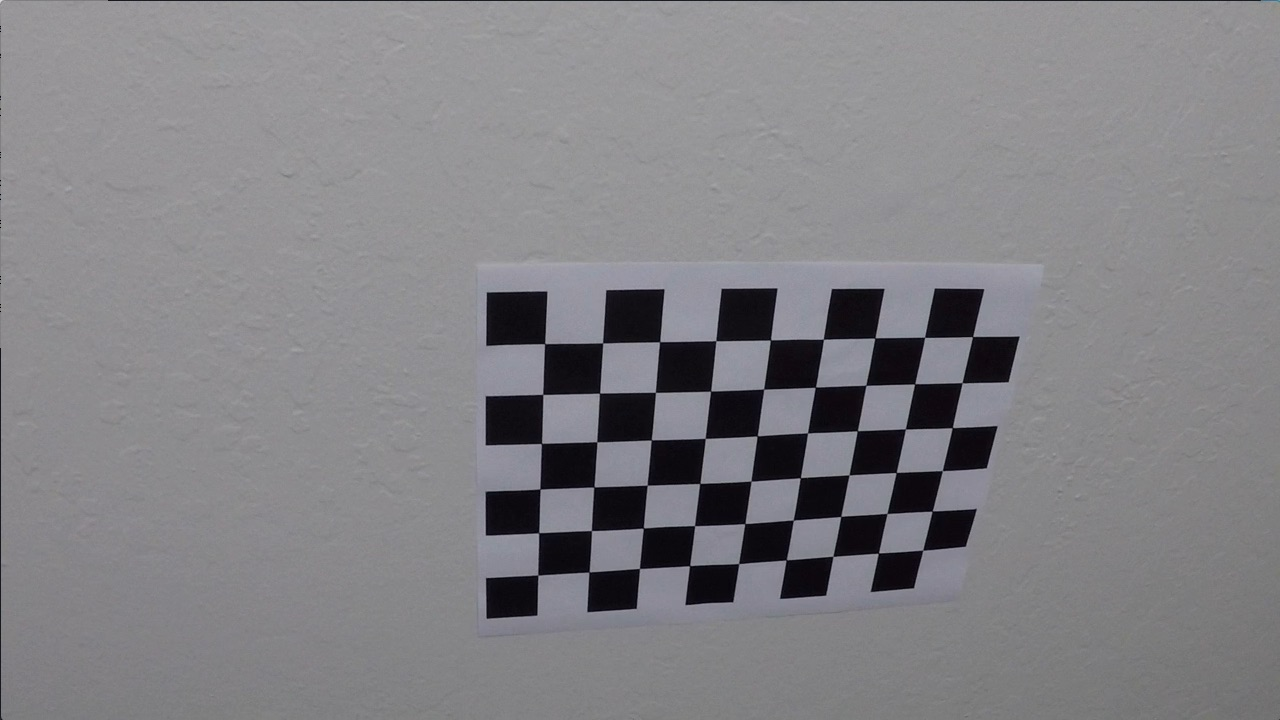
#> input picture camera_cal/calibration10.jpg, 1280 x 720 px; its folder holds only this picture in this run
$ jupyter execute --allow-errors advanced-lane-finding.ipynb   (shell and % lines are left out)   (older library calls are emulated)
#> lines starting #> are read from the running program, lines starting #| are printed output that depends on the picture
[cell 1]
import cv2
import glob
import matplotlib.pyplot as plt
import numpy as np
import random

## Utility Functions
Utility functions to assist to debugging and visualize results

[cell 2]
def to_rgb(img):
    if img.ndim == 3:
        return cv2.cvtColor(img, cv2.COLOR_BGR2RGB)
    else:
        return to_color(img)


def to_bgr(img_rgb):
    return cv2.cvtColor(img_rgb, cv2.COLOR_RGB2BGR)

def plot_images(images, figsize=(12,6), titles=None):
    fig, ax = plt.subplots(1, len(images), figsize=figsize)
    for i in range(len(images)):
        image = images[i]
        if image.ndim == 3:
            ax[i].imshow(image)
        else:
            ax[i].imshow(image, cmap='gray')
        if titles != None and len(titles) > i:
            ax[i].set_title(titles[i])


def draw_line(img, pt1, pt2, color=[255, 0, 0], thickness=2):
    ''' draw a line on an image given two endpoints of the line '''
    cv2.line(img, (pt1[0], pt1[1]), (pt2[0], pt2[1]), color, thickness)

# [31 lines left out: functions draw_trapezoid, to_color, combine_images, not called in this run]

## Calibrate Camera

[cell 3]
class Camera:
    ''' Calibrate camera and undistort pictures taken by the camera'''
    def __init__(self):
        self.mtx = []
        self.dist = []

    def calibrate(self):
        ''' calibrate the camera '''
        nx = 9 # number of inside corners in x
        ny = 6 # number of inside cornders in y

        # determine the object points and image points with chessboard images
        objpoints = []
        imgpoints = []

        objp = np.zeros((nx * ny, 3), np.float32)
        objp[:,:2] = np.mgrid[0:nx, 0:ny].T.reshape(-1,2)

        fnames = glob.glob('./camera_cal/calibration*.jpg')
        for fname in fnames:
            img = cv2.imread(fname)
#> img is the input picture: shape (720, 1280, 3); mean B, G, R 133.1, 129.4, 130.2
            gray = cv2.cvtColor(img, cv2.COLOR_BGR2GRAY)

             # Find the chessboard corners
            ret, corners = cv2.findChessboardCorners(gray, (nx, ny), None)
#> ret = True; corners = 54 rows, first 8: [545.3, 343.1], [602.7, 342.8], [660.1, 341.3], [715.8, 340.7], [770.6, 340], [823.5, 339.2], [874.3, 338.5], [925.1, 337.4]

            # If found, add object points, image points
            if ret == True:
                objpoints.append(objp)
                imgpoints.append(corners)

        image = cv2.imread('camera_cal/calibration1.jpg')
        gray = cv2.cvtColor(image, cv2.COLOR_BGR2GRAY)
        ret, self.mtx, self.dist, rvecs, tvecs = cv2.calibrateCamera(objpoints, imgpoints, gray.shape[::-1], None, None)

    def undistort(self, img):
        return cv2.undistort(img, self.mtx, self.dist, None, self.mtx)

    # [5 lines left out: function example, not called in this run]


camera = Camera()
#> (the rest of this cell did not finish here and is left out)

[cell 4]
# save an example of undistort
img = cv2.imread('test_images/test1.jpg')
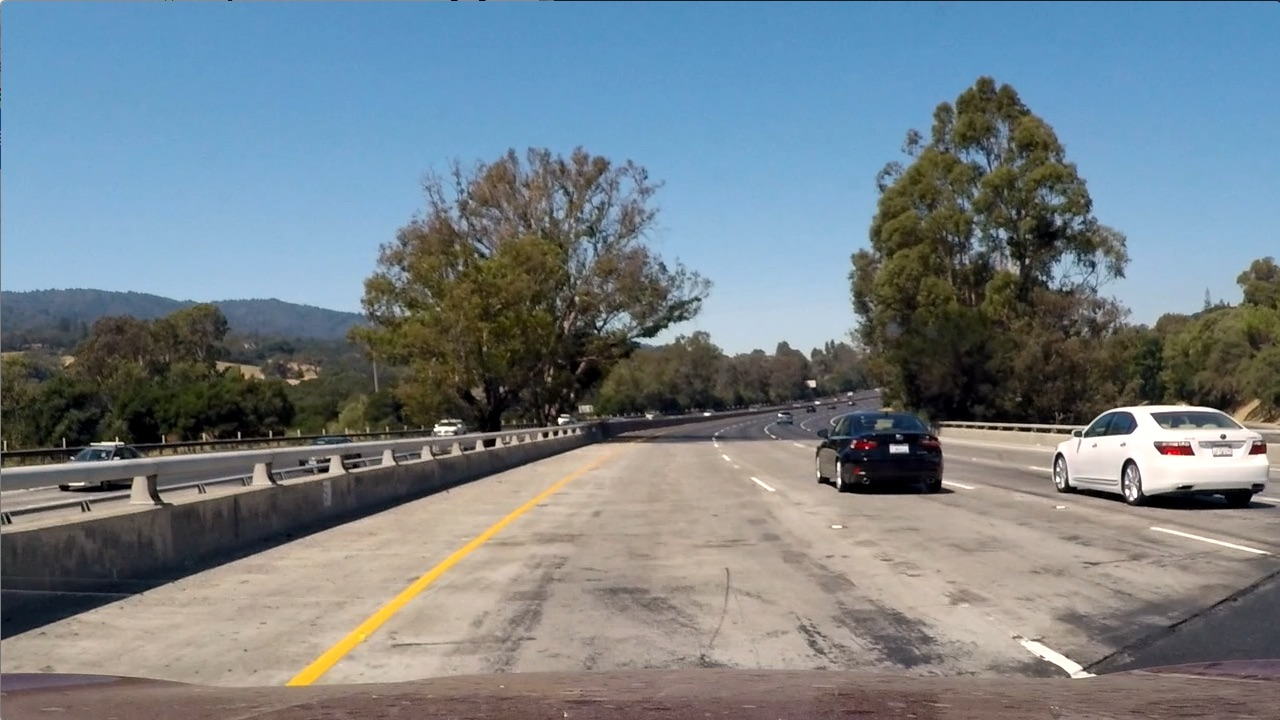
#> input picture test_images/test1.jpg, 1280 x 720 px
#> img is the input picture: shape (720, 1280, 3); mean B, G, R 135.5, 128.7, 117.5
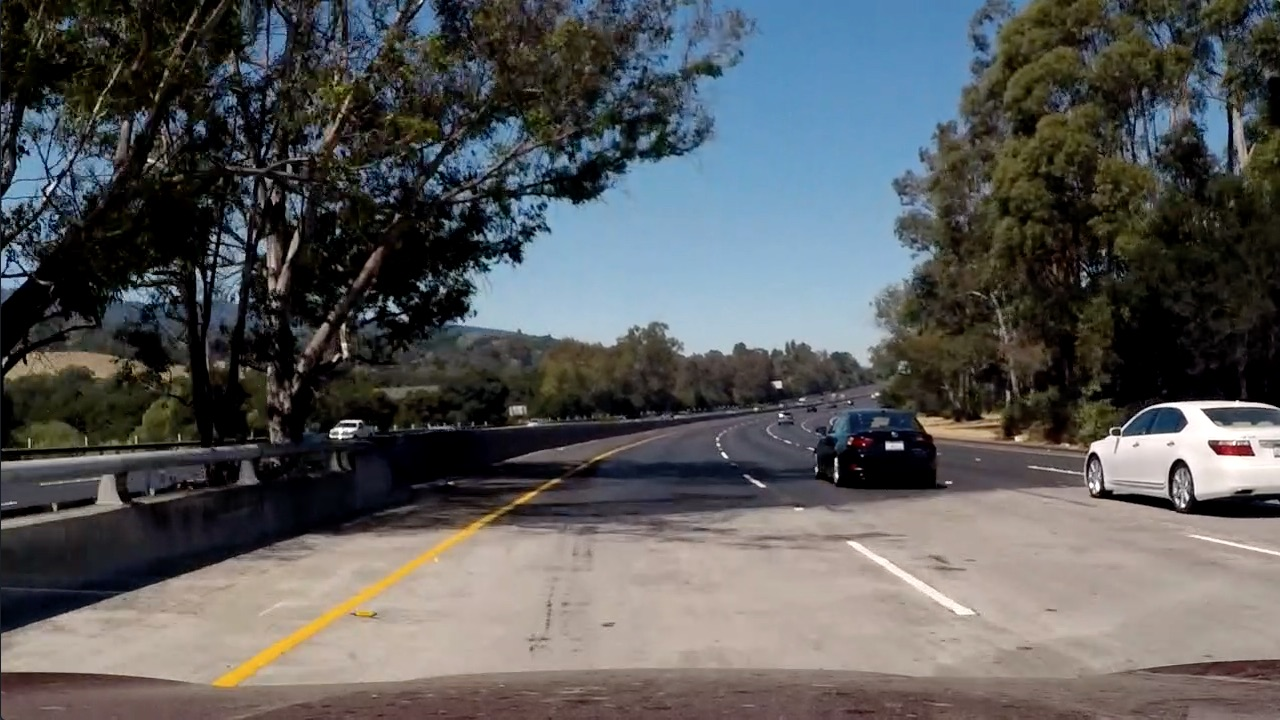
#> input picture test_images/test5.jpg, 1280 x 720 px
#> (the rest of this cell did not finish here and is left out)

## Threshold Transform
Apply different threshold to transform an image

[cell 5]
class ThresholdTransformer:

    def __init__(self, img):
        self.img = img
#> self.img is the input picture: shape (720, 1280, 3); mean B, G, R 89.8, 89.3, 88.5
        self.gray = cv2.cvtColor(self.img, cv2.COLOR_BGR2GRAY)
        self.sobelx_output = np.zeros_like(self.gray)
        self.sobely_output = np.zeros_like(self.gray)
        self.magnitude_output = np.zeros_like(self.gray)
        self.direction_output = np.zeros_like(self.gray)
        self.hls_h_output = np.zeros_like(self.gray)
        self.hls_l_output = np.zeros_like(self.gray)
        self.hls_s_output = np.zeros_like(self.gray)
        self.combined_output = np.zeros_like(self.gray)

    def sobelx(self, min=0, max=255):
        # Apply x gradient with the OpenCV Sobel() function and take the absolute value
#> called with min = 20, max = 100
        abs_sobel = np.absolute(cv2.Sobel(self.gray, cv2.CV_64F, 1, 0))
        # Rescale back to 8 bit integer
        scaled_sobel = np.uint8(255*abs_sobel/np.max(abs_sobel))
        # Create a copy and apply the threshold
        self.sobelx_output = np.zeros_like(scaled_sobel)
        self.sobelx_output[(scaled_sobel >= min) & (scaled_sobel <= max)] = 1
        #return result
        return self.sobelx_output

    def sobely(self, min=0, max=255):
        # Apply y gradient with the OpenCV Sobel() function and take the absolute value
#> called with min = 20, max = 100
        abs_sobel = np.absolute(cv2.Sobel(self.gray, cv2.CV_64F, 0, 1))
        # Rescale back to 8 bit integer
        scaled_sobel = np.uint8(255*abs_sobel/np.max(abs_sobel))
        # Create a copy and apply the threshold
        self.sobely_output = np.zeros_like(scaled_sobel)
        self.sobely_output[(scaled_sobel >= min) & (scaled_sobel <= max)] = 1
        # return result
        return self.sobely_output

    def magnitude(self, kernel=3, min=0, max=255):
        # Take both Sobel x and y gradients
#> called with kernel = 21, min = 20, max = 100
        sobelx = cv2.Sobel(self.gray, cv2.CV_64F, 1, 0, ksize=kernel)
        sobely = cv2.Sobel(self.gray, cv2.CV_64F, 0, 1, ksize=kernel)
        # Calculate the gradient magnitude
        gradmag = np.sqrt(sobelx**2 + sobely**2)
        # Rescale to 8 bit
        scale_factor = np.max(gradmag)/255
#> scale_factor = 8.93e+10
        gradmag = (gradmag/scale_factor).astype(np.uint8)
        # Create a binary image of ones where threshold is met, zeros otherwise
        self.magnitude_output = np.zeros_like(gradmag)
        self.magnitude_output[(gradmag >= min) & (gradmag <= max)] = 1
        # return result
        return self.magnitude_output

    def direction(self, kernel=3, min=0, max=np.pi/2):
        # Calculate the x and y gradients
#> called with kernel = 21, min = 0.7, max = 1.1
        sobelx = cv2.Sobel(self.gray, cv2.CV_64F, 1, 0, ksize=kernel)
        sobely = cv2.Sobel(self.gray, cv2.CV_64F, 0, 1, ksize=kernel)
        # Take the absolute value of the gradient direction,
        # apply a threshold, and create a binary image result
        absgraddir = np.arctan2(np.absolute(sobely), np.absolute(sobelx))
        self.direction_output =  np.zeros_like(absgraddir)
        self.direction_output[(absgraddir >= min) & (absgraddir <= max)] = 1
        #return result
        return self.direction_output

    def hls_h(self, min=0, max=255):
        # Convert to HLS color space
#> called with min = 0, max = 255
        hls = cv2.cvtColor(self.img, cv2.COLOR_BGR2HLS)
#> hls: shape (720, 1280, 3); mean of channels 0, 1, 2 55.5, 89.2, 70.1
        H = hls[:,:,0]
        # Threshold color channel
        self.hls_h_output = np.zeros_like(H)
        # Apply Threshold
        self.hls_h_output[(H >= min) & (H <= max)] = 1
        #return result
        return self.hls_h_output

    def hls_l(self, min=0, max=255):
        # Convert to HLS color space
#> called with min = 30, max = 255
        hls = cv2.cvtColor(self.img, cv2.COLOR_BGR2HLS)
        L = hls[:,:,1]
        # Threshold color channel
        self.hls_l_output = np.zeros_like(L)
        # Apply Threshold
        self.hls_l_output[(L >= min) & (L <= max)] = 1
        #return result
        return self.hls_l_output

    def hls_s(self, min=0, max=255):
        # Convert to HLS color space
#> called with min = 150, max = 255
        hls = cv2.cvtColor(self.img, cv2.COLOR_BGR2HLS)
        S = hls[:,:,2]
        # Threshold color channel
        self.hls_s_output = np.zeros_like(S)
        # Apply Threshold
        self.hls_s_output[(S >= min) & (S <= max)] = 1
        #return result
        return self.hls_s_output

    def render(self):
        self.combined_output = np.zeros_like(self.gray)
        '''
        self.combined_output[(self.hls_h_output==1) | \
                 (self.hls_l_output==1) | \
                 (self.hls_s_output==1) | \
                 ((self.sobelx_output==1) & \
                  (self.sobely_output==1) & \
                  (self.magnitude_output==1) & \
                  (self.direction_output==1))] = 1
        '''
        self.combined_output[((self.hls_h_output==1) & \
                 (self.hls_l_output==1) & \
                 (self.hls_s_output==1)) | \
                 ((self.sobelx_output==1) & \
                  (self.sobely_output==1) & \
                  (self.magnitude_output==1) & \
                  (self.direction_output==1))] = 1
        return self.combined_output

    def render_preconfigured(self):
        self.sobelx(20,100)
        self.sobely(20,100)
        self.magnitude(21,20,100)
        self.direction(21,0.7,1.1)
        self.hls_h(0, 255)
        self.hls_l(30, 255)
        self.hls_s(150,255)
        return self.render()

    def test(self):
        self.render_preconfigured()
        plot_images([self.sobelx_output,
                     self.sobely_output,
                     self.magnitude_output,
                     self.direction_output,
                     self.hls_h_output,
                     self.hls_l_output,
                     self.hls_s_output])
        plot_images([to_rgb(self.img), self.combined_output])
#> the loop in plot_images (call 2), `for i in range(len(images)):` made 2 passes

    # [10 lines left out: function plot_steps, not called in this run]

# test it on an image
ThresholdTransformer(cv2.imread('./test_images/test5.jpg')).test()

[cell 6]
t_transformer = ThresholdTransformer(cv2.imread('./test_images/test1.jpg'))
t_transformer.render_preconfigured()
#> call 2 of magnitude, with kernel = 21, min = 20, max = 100
#> in magnitude (call 2), `gradmag = np.sqrt(sobelx**2 + sobely**2)`:
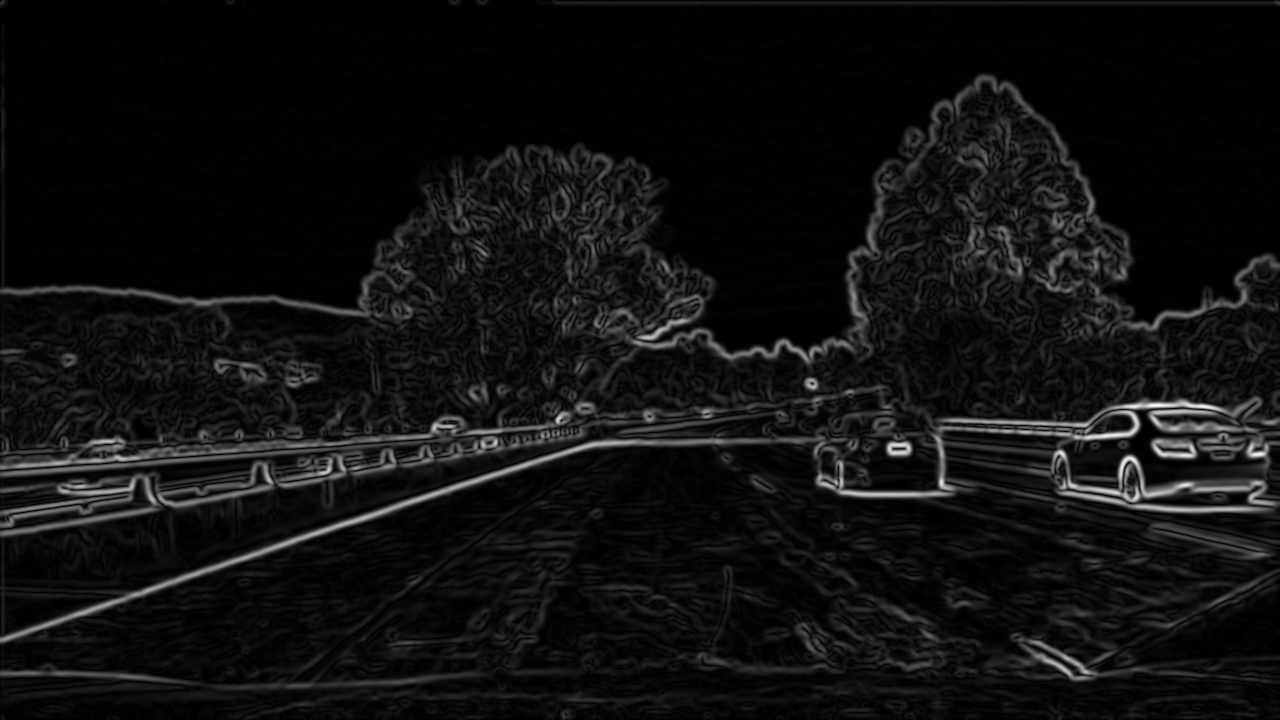
#> gradmag: shape (720, 1280) float64; min 0, max 2.08e+13, mean 1.37e+12; drawn with min black and max white
#> in magnitude (call 2), `scale_factor = np.max(gradmag)/255`: scale_factor = 8.17e+10
#> in hls_h (call 2), `hls = cv2.cvtColor(self.img, cv2.COLOR_BGR2HLS)`: hls: shape (720, 1280, 3); mean of channels 0, 1, 2 60.2, 126.7, 74.4
plt.imsave('output_images/threshold.jpg', t_transformer.combined_output, cmap='gray')
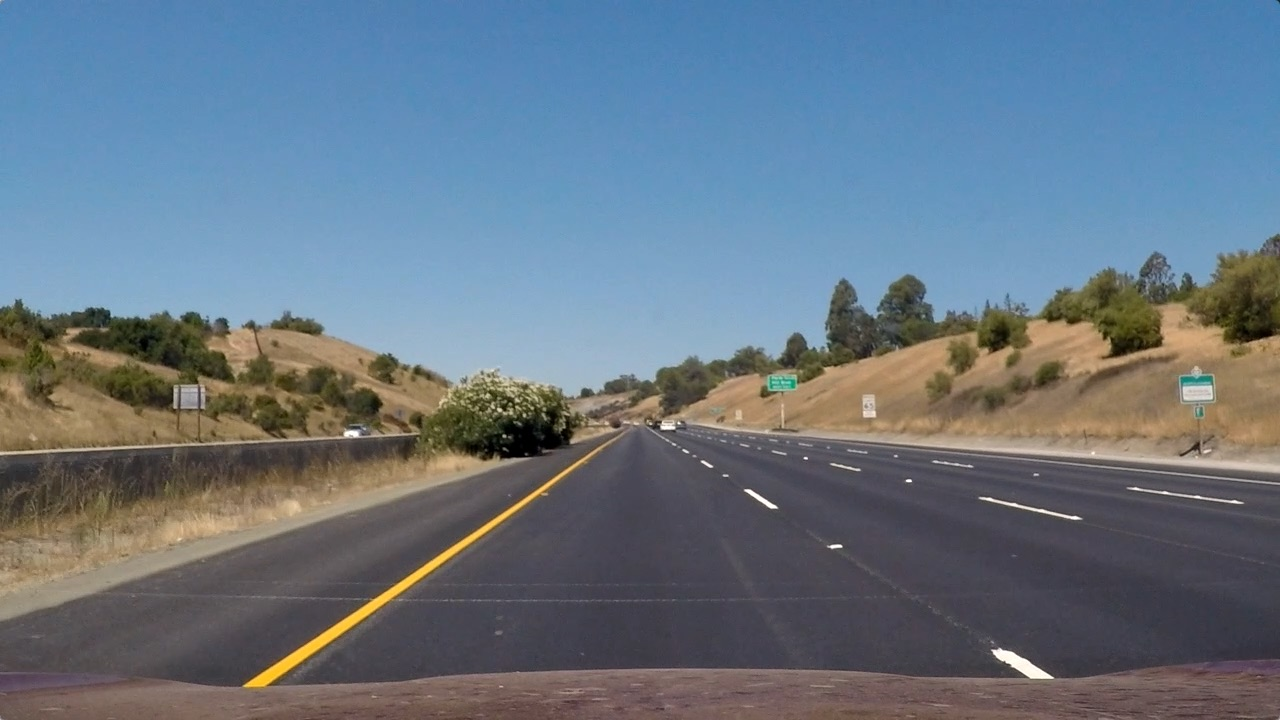
#> input picture test_images/straight_lines1.jpg, 1280 x 720 px
#> the sliders are set to ksize = 16, sobelx_min = 127, sobelx_max = 127, sobely_min = 127, sobely_max = 127, magnitude_min = 127, magnitude_max = 127, direction_min = 0.7853981633974483, direction_max = 0.7853981633974483, hls_h_min = 127, hls_h_max = 127, hls_l_min = 127, hls_l_max = 127, hls_s_min = 127, hls_s_max = 127

## Perspective Transform

[cell 7]
class PerspectiveTransformer:
    SRC = np.float32([(575,460), (705,460), (1130, 720), (200, 720)])
    DST = np.float32([(280, 0),  (1000, 0), (1000, 720), (280, 720)])

    def __init__(self):
        # Compute the perspective transform
        self.M = cv2.getPerspectiveTransform(self.SRC, self.DST)
        #Compute the inverse perspective transform:
        self.Minv = cv2.getPerspectiveTransform(self.DST, self.SRC)

    # [9 lines left out: functions warp, unwarp, not called in this run]

    def birds_eye_view(self, img):
        return self.warp(img)

    def test(self, img, camera):
        img_undistort = camera.undistort(img)
        draw_trapezoid(img, self.SRC)
        draw_trapezoid(img_undistort, self.SRC)
        img_bev = self.birds_eye_view(img_undistort)
        plot_images([to_rgb(img), to_rgb(img_bev)], figsize=(16,16))

#> (the rest of this cell did not finish here and is left out)

## Threshold Transform Parameter Tuning
Use ipython widget to interatively find optimal parameters for threshold transform.

[cell 8]
from IPython.html import widgets
from IPython.html.widgets import interact
from IPython.display import display

img_test = cv2.imread('./test_images/test5.jpg')

def explore(ksize=21,
            sobelx_min=20,
            sobelx_max=100,
            sobely_min=20,
            sobely_max=100,
            magnitude_min=20,
            magnitude_max=100,
            direction_min=0.7,
            direction_max=1.1,
            hls_h_min=0,
            hls_h_max=255,
            hls_l_min=0,
            hls_l_max=255,
            hls_s_min=150,
            hls_s_max=255):
    transformer = ThresholdTransformer(img_test)
    transformer.sobelx(sobelx_min, sobelx_max)
    transformer.sobely(sobely_min, sobelx_max)
    transformer.magnitude(ksize, magnitude_min, magnitude_max)
#> further down, img is the input picture: shape (720, 1280, 3); mean B, G, R 131.2, 117.7, 103.2
    transformer.direction(ksize, direction_min, direction_max)
    transformer.hls_h(hls_h_min, hls_h_max)
    transformer.hls_l(hls_l_min, hls_l_max)
    transformer.hls_s(hls_s_min, hls_s_max)
    transformer.render()
    transformer.plot_steps()
    #plot_images([to_rgb(img_test), transformer.combined_output])

#> (the rest of this cell did not finish here and is left out)

## Run the pipeline on all test images

[cell 9]
###### test pipeline

fnames = glob.glob('./test_images/*.jpg')

#> (the rest of this cell did not finish here and is left out)

## Locate Lane Lines

[cell 10]
class LaneFinder:

    def __init__(self, camera, debug=False):
        self.camera = camera
        self.img = None
        self.img_undist = None
        self.img_warped = None
        self.img_warped_thresh = None
        self.img_thresh = None
        self.img_lines = None
        self.img_final = None
        self.left_fit = None
        self.right_fit = None
        self.left_curverad = None
        self.right_curverad = None
        self.center_offset = None
        self.ploty = None

    def mark_lane_lines(self, img):
        self.img = img
        # undistort
        self.img_undist = self.camera.undistort(img)
        # warp / create birds eye view
        self.img_warped = PerspectiveTransformer().warp(self.img_undist)
        # apply threshold
        self.img_warped_thresh = ThresholdTransformer(self.img_warped).render_preconfigured()
        # for debug - apply threshold before warp
        self.img_thresh = ThresholdTransformer(self.img_undist).render_preconfigured()

        # find lane lines
        self.find_lines()

        # project found lane lines on the road
        self.project_lines()

        # calculate curvature and center offset
        self.calc_road_info()

        # draw curvature and center offset info on image
        self.draw_road_info()

        self.draw_diag_images()

    # [221 lines left out: functions plot_images, find_lines, find_lines_using_previous_fit, calc_road_info, project_lines, draw_road_info, not called in this run]

    def draw_diag_images(self):
        self.img_final[10:190,1040:1280] = cv2.resize(self.img_warped, (240,180), interpolation=cv2.INTER_AREA)
        self.img_final[200:380,1040:1280] = cv2.resize(to_rgb(self.img_warped_thresh), (240,180), interpolation=cv2.INTER_AREA)

    # [7 lines left out: function is_good_detection, not called in this run]

'''
fnames = glob.glob('./test_images/*.jpg')
for fname in fnames:
    img = cv2.imread(fname)
    finder = LaneFinder(camera)
    finder.mark_lane_lines(img)
'''
img = cv2.imread('./test_images/test1.jpg')
finder = LaneFinder(camera)
#> (the rest of this cell did not finish here and is left out)

[cell 11]
last_good_frame = None
def process_video_image(img):
    global last_good_frame
    finder = LaneFinder(camera)

    # video image are in rgb, convert to bgr first
    finder.mark_lane_lines(to_bgr(img))

    if finder.is_good_detection() or last_good_frame == None:
        # convert result image back to rgb
        # save the current frame as last good frame
        last_good_frame = to_rgb(finder.img_final)
    else:
        #debug
        print("Bad Detection! left:{:.2f} right:{:.2f}".format(finder.left_curverad, finder.right_curverad))

    return last_good_frame


img = cv2.imread('./test_images/straight_lines1.jpg')
#> (the rest of this cell did not finish here and is left out)
